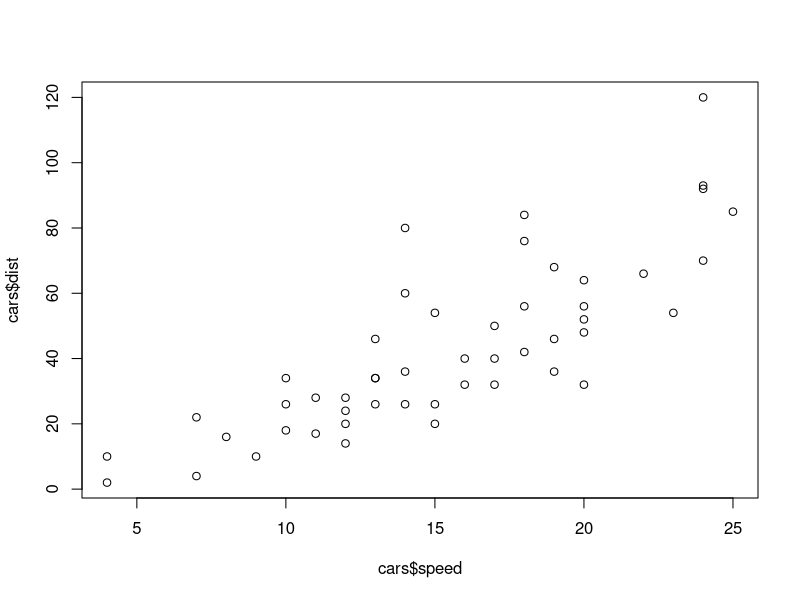
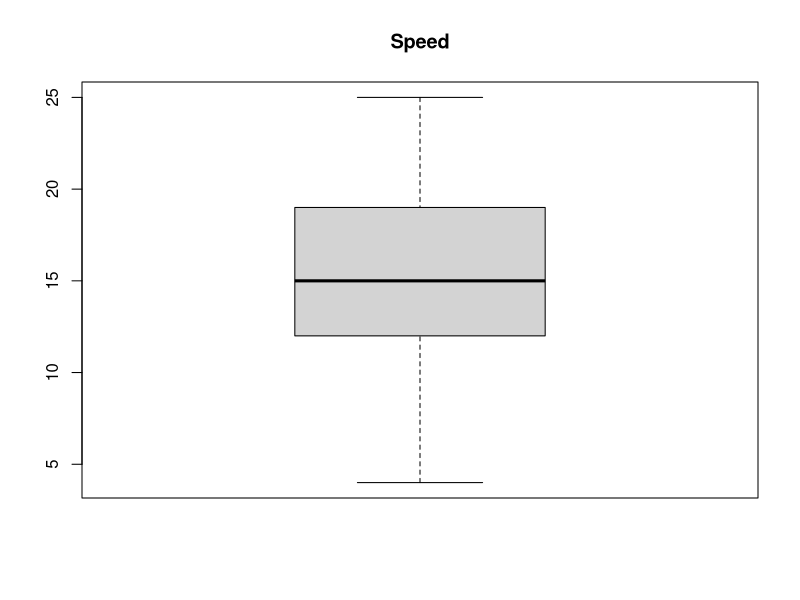
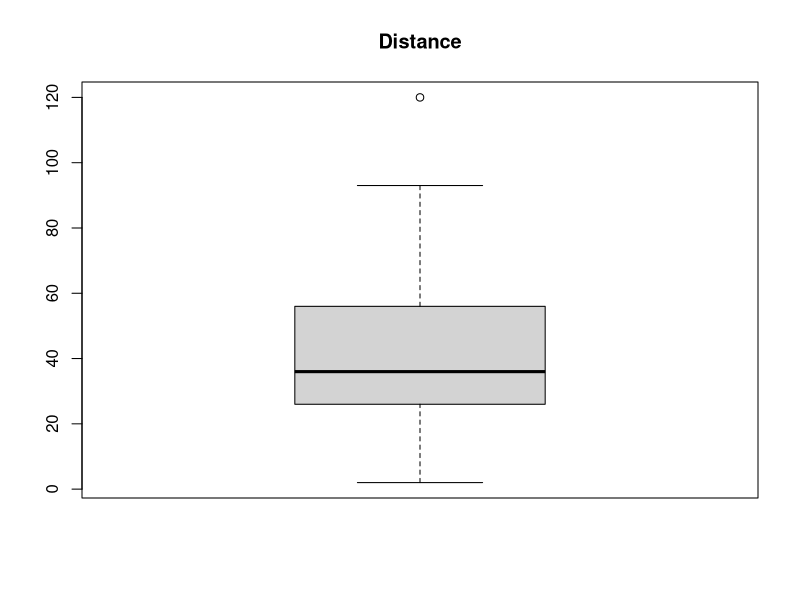
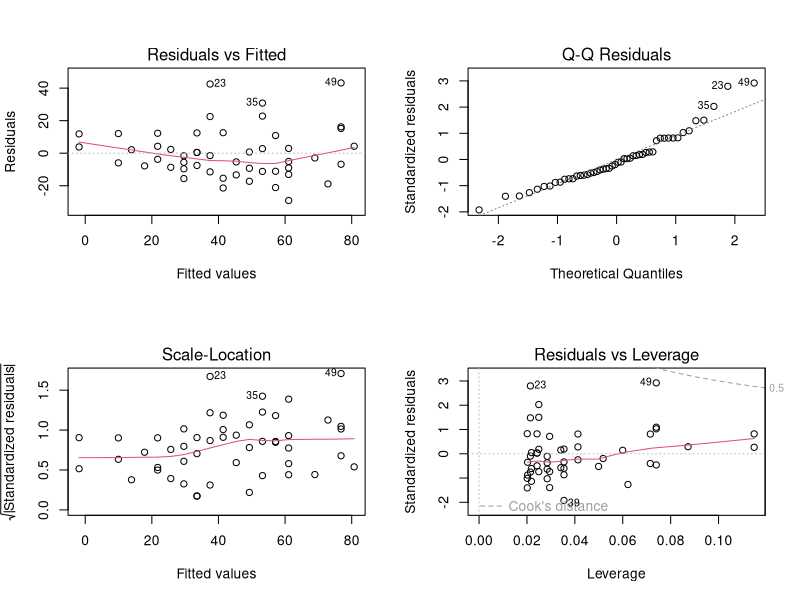
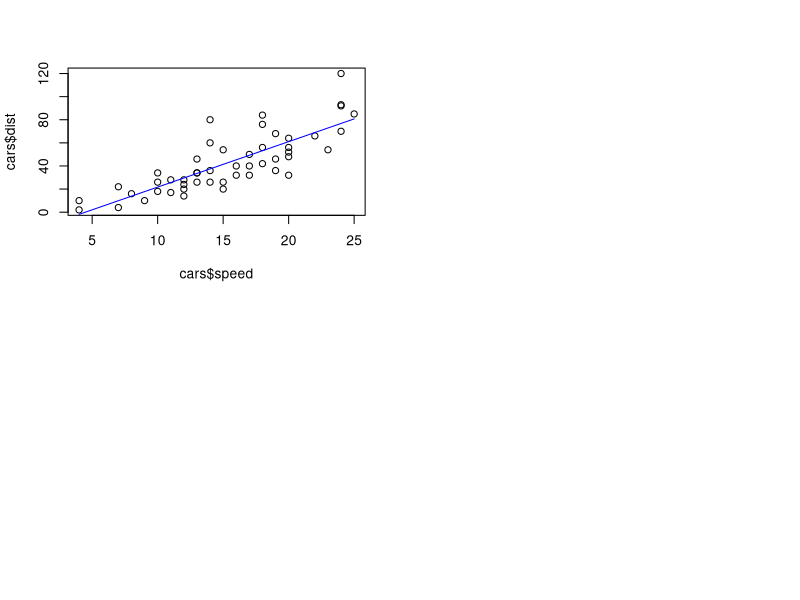

Recreate these plots in R, in order.
## ---- chunk 1
head(cars)
class(cars)
## ---- chunk 2
plot(x = cars$speed, y = cars$dist)
## ---- chunk 3
boxplot(cars$speed, main="Speed")
## ---- chunk 4
boxplot(cars$dist, main="Distance")
## ---- chunk 5
help(lm)
class(lm)
linearMod <- lm(dist ~ speed, data=cars)
class(linearMod)
print(linearMod)
## ---- chunk 6
par(mfrow = c(2, 2))
plot(linearMod)
## ---- chunk 7
help(predict)
help(predict.lm)
# esimation
est <- predict(linearMod)
est[1:5]
# prediction
new_data <- data.frame(speed = 200)
pre <- predict(linearMod, newdata = new_data)
pre
## ---- chunk 8
plot(x = cars$speed, y = cars$dist)
lines(x = cars$speed, linearMod$fitted.values, type='l', col='blue')
